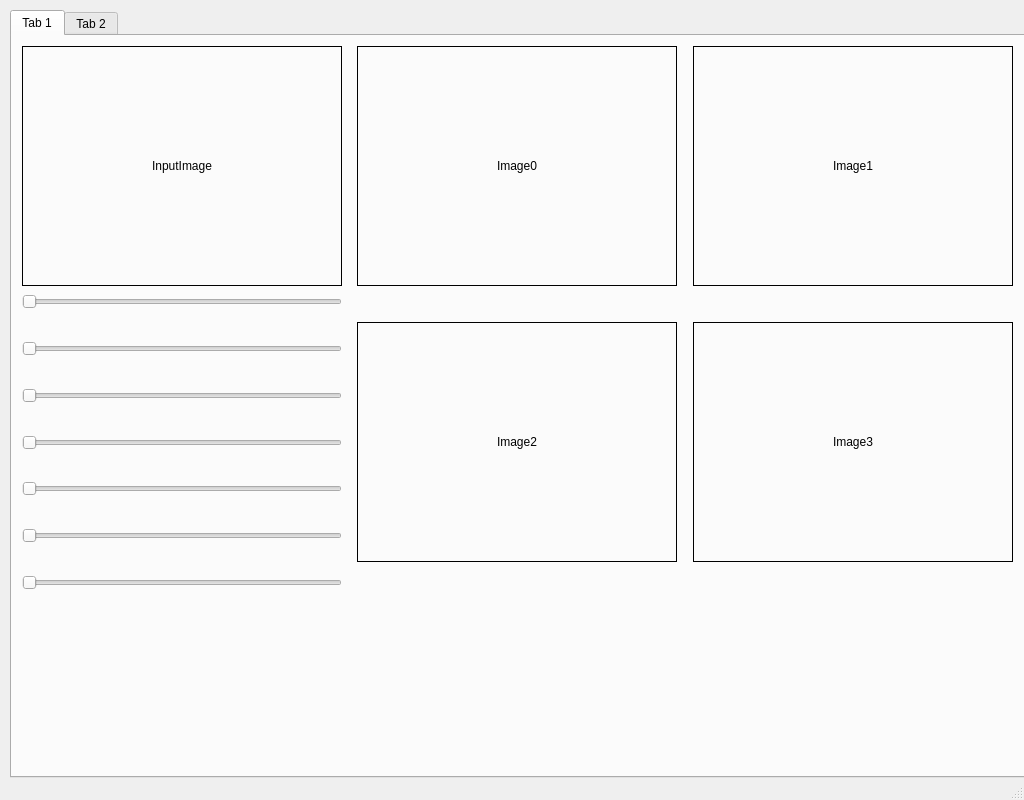
<?xml version="1.0" encoding="UTF-8"?>
<ui version="4.0">
 <class>MainWindow</class>
 <widget class="QMainWindow" name="MainWindow">
  <property name="geometry">
   <rect>
    <x>0</x>
    <y>0</y>
    <width>1024</width>
    <height>800</height>
   </rect>
  </property>
  <property name="windowTitle">
   <string>MainWindow</string>
  </property>
  <widget class="QWidget" name="centralwidget">
   <widget class="QTabWidget" name="tabWidget">
    <property name="geometry">
     <rect>
      <x>10</x>
      <y>10</y>
      <width>1024</width>
      <height>768</height>
     </rect>
    </property>
    <property name="minimumSize">
     <size>
      <width>1000</width>
      <height>600</height>
     </size>
    </property>
    <property name="currentIndex">
     <number>0</number>
    </property>
    <widget class="QWidget" name="tab">
     <attribute name="title">
      <string>Tab 1</string>
     </attribute>
     <widget class="QWidget" name="verticalLayoutWidget">
      <property name="geometry">
       <rect>
        <x>10</x>
        <y>10</y>
        <width>991</width>
        <height>547</height>
       </rect>
      </property>
      <layout class="QVBoxLayout" name="verticalLayout">
       <item>
        <spacer name="verticalSpacer_10">
         <property name="orientation">
          <enum>Qt::Vertical</enum>
         </property>
         <property name="sizeHint" stdset="0">
          <size>
           <width>20</width>
           <height>40</height>
          </size>
         </property>
        </spacer>
       </item>
       <item>
        <layout class="QHBoxLayout" name="horizontalLayout_4">
         <item>
          <widget class="QLabel" name="inputImage">
           <property name="minimumSize">
            <size>
             <width>320</width>
             <height>240</height>
            </size>
           </property>
           <property name="maximumSize">
            <size>
             <width>320</width>
             <height>240</height>
            </size>
           </property>
           <property name="frameShape">
            <enum>QFrame::Box</enum>
           </property>
           <property name="text">
            <string>InputImage</string>
           </property>
           <property name="alignment">
            <set>Qt::AlignCenter</set>
           </property>
          </widget>
         </item>
         <item>
          <spacer name="horizontalSpacer_3">
           <property name="orientation">
            <enum>Qt::Horizontal</enum>
           </property>
           <property name="sizeHint" stdset="0">
            <size>
             <width>40</width>
             <height>20</height>
            </size>
           </property>
          </spacer>
         </item>
         <item>
          <widget class="QLabel" name="image0">
           <property name="sizePolicy">
            <sizepolicy hsizetype="Expanding" vsizetype="MinimumExpanding">
             <horstretch>0</horstretch>
             <verstretch>0</verstretch>
            </sizepolicy>
           </property>
           <property name="minimumSize">
            <size>
             <width>320</width>
             <height>240</height>
            </size>
           </property>
           <property name="maximumSize">
            <size>
             <width>320</width>
             <height>240</height>
            </size>
           </property>
           <property name="frameShape">
            <enum>QFrame::Box</enum>
           </property>
           <property name="text">
            <string>Image0</string>
           </property>
           <property name="alignment">
            <set>Qt::AlignCenter</set>
           </property>
          </widget>
         </item>
         <item>
          <spacer name="horizontalSpacer_2">
           <property name="orientation">
            <enum>Qt::Horizontal</enum>
           </property>
           <property name="sizeHint" stdset="0">
            <size>
             <width>40</width>
             <height>20</height>
            </size>
           </property>
          </spacer>
         </item>
         <item>
          <widget class="QLabel" name="image1">
           <property name="minimumSize">
            <size>
             <width>320</width>
             <height>240</height>
            </size>
           </property>
           <property name="maximumSize">
            <size>
             <width>320</width>
             <height>240</height>
            </size>
           </property>
           <property name="frameShape">
            <enum>QFrame::Box</enum>
           </property>
           <property name="text">
            <string>Image1</string>
           </property>
           <property name="alignment">
            <set>Qt::AlignCenter</set>
           </property>
          </widget>
         </item>
        </layout>
       </item>
       <item>
        <spacer name="verticalSpacer_3">
         <property name="orientation">
          <enum>Qt::Vertical</enum>
         </property>
         <property name="sizeHint" stdset="0">
          <size>
           <width>20</width>
           <height>40</height>
          </size>
         </property>
        </spacer>
       </item>
       <item>
        <layout class="QHBoxLayout" name="horizontalLayout_3">
         <item>
          <layout class="QVBoxLayout" name="verticalLayout_2">
           <item>
            <widget class="QSlider" name="c1Lower">
             <property name="minimumSize">
              <size>
               <width>320</width>
               <height>20</height>
              </size>
             </property>
             <property name="maximumSize">
              <size>
               <width>320</width>
               <height>20</height>
              </size>
             </property>
             <property name="orientation">
              <enum>Qt::Horizontal</enum>
             </property>
            </widget>
           </item>
           <item>
            <spacer name="verticalSpacer_5">
             <property name="orientation">
              <enum>Qt::Vertical</enum>
             </property>
             <property name="sizeHint" stdset="0">
              <size>
               <width>20</width>
               <height>40</height>
              </size>
             </property>
            </spacer>
           </item>
           <item>
            <widget class="QSlider" name="c1Upper">
             <property name="minimumSize">
              <size>
               <width>320</width>
               <height>20</height>
              </size>
             </property>
             <property name="maximumSize">
              <size>
               <width>320</width>
               <height>20</height>
              </size>
             </property>
             <property name="orientation">
              <enum>Qt::Horizontal</enum>
             </property>
            </widget>
           </item>
           <item>
            <spacer name="verticalSpacer_4">
             <property name="orientation">
              <enum>Qt::Vertical</enum>
             </property>
             <property name="sizeHint" stdset="0">
              <size>
               <width>20</width>
               <height>40</height>
              </size>
             </property>
            </spacer>
           </item>
           <item>
            <widget class="QSlider" name="c2Lower">
             <property name="minimumSize">
              <size>
               <width>320</width>
               <height>20</height>
              </size>
             </property>
             <property name="maximumSize">
              <size>
               <width>320</width>
               <height>20</height>
              </size>
             </property>
             <property name="orientation">
              <enum>Qt::Horizontal</enum>
             </property>
            </widget>
           </item>
           <item>
            <spacer name="verticalSpacer_6">
             <property name="orientation">
              <enum>Qt::Vertical</enum>
             </property>
             <property name="sizeHint" stdset="0">
              <size>
               <width>20</width>
               <height>40</height>
              </size>
             </property>
            </spacer>
           </item>
           <item>
            <widget class="QSlider" name="c2Upper">
             <property name="minimumSize">
              <size>
               <width>320</width>
               <height>20</height>
              </size>
             </property>
             <property name="maximumSize">
              <size>
               <width>320</width>
               <height>20</height>
              </size>
             </property>
             <property name="orientation">
              <enum>Qt::Horizontal</enum>
             </property>
            </widget>
           </item>
           <item>
            <spacer name="verticalSpacer_7">
             <property name="orientation">
              <enum>Qt::Vertical</enum>
             </property>
             <property name="sizeHint" stdset="0">
              <size>
               <width>20</width>
               <height>40</height>
              </size>
             </property>
            </spacer>
           </item>
           <item>
            <widget class="QSlider" name="c3Lower">
             <property name="minimumSize">
              <size>
               <width>320</width>
               <height>20</height>
              </size>
             </property>
             <property name="maximumSize">
              <size>
               <width>320</width>
               <height>20</height>
              </size>
             </property>
             <property name="orientation">
              <enum>Qt::Horizontal</enum>
             </property>
            </widget>
           </item>
           <item>
            <spacer name="verticalSpacer_8">
             <property name="orientation">
              <enum>Qt::Vertical</enum>
             </property>
             <property name="sizeHint" stdset="0">
              <size>
               <width>20</width>
               <height>40</height>
              </size>
             </property>
            </spacer>
           </item>
           <item>
            <widget class="QSlider" name="c3Upper">
             <property name="minimumSize">
              <size>
               <width>320</width>
               <height>20</height>
              </size>
             </property>
             <property name="maximumSize">
              <size>
               <width>320</width>
               <height>20</height>
              </size>
             </property>
             <property name="orientation">
              <enum>Qt::Horizontal</enum>
             </property>
            </widget>
           </item>
           <item>
            <spacer name="verticalSpacer_9">
             <property name="orientation">
              <enum>Qt::Vertical</enum>
             </property>
             <property name="sizeHint" stdset="0">
              <size>
               <width>20</width>
               <height>40</height>
              </size>
             </property>
            </spacer>
           </item>
           <item>
            <widget class="QSlider" name="colorSelect">
             <property name="minimumSize">
              <size>
               <width>320</width>
               <height>20</height>
              </size>
             </property>
             <property name="maximumSize">
              <size>
               <width>320</width>
               <height>20</height>
              </size>
             </property>
             <property name="orientation">
              <enum>Qt::Horizontal</enum>
             </property>
            </widget>
           </item>
          </layout>
         </item>
         <item>
          <spacer name="horizontalSpacer_5">
           <property name="orientation">
            <enum>Qt::Horizontal</enum>
           </property>
           <property name="sizeHint" stdset="0">
            <size>
             <width>40</width>
             <height>20</height>
            </size>
           </property>
          </spacer>
         </item>
         <item>
          <widget class="QLabel" name="image2">
           <property name="minimumSize">
            <size>
             <width>320</width>
             <height>240</height>
            </size>
           </property>
           <property name="maximumSize">
            <size>
             <width>320</width>
             <height>240</height>
            </size>
           </property>
           <property name="frameShape">
            <enum>QFrame::Box</enum>
           </property>
           <property name="text">
            <string>Image2</string>
           </property>
           <property name="alignment">
            <set>Qt::AlignCenter</set>
           </property>
          </widget>
         </item>
         <item>
          <spacer name="horizontalSpacer_4">
           <property name="orientation">
            <enum>Qt::Horizontal</enum>
           </property>
           <property name="sizeHint" stdset="0">
            <size>
             <width>40</width>
             <height>20</height>
            </size>
           </property>
          </spacer>
         </item>
         <item>
          <widget class="QLabel" name="image3">
           <property name="minimumSize">
            <size>
             <width>320</width>
             <height>240</height>
            </size>
           </property>
           <property name="maximumSize">
            <size>
             <width>320</width>
             <height>240</height>
            </size>
           </property>
           <property name="frameShape">
            <enum>QFrame::Box</enum>
           </property>
           <property name="text">
            <string>Image3</string>
           </property>
           <property name="alignment">
            <set>Qt::AlignCenter</set>
           </property>
          </widget>
         </item>
        </layout>
       </item>
      </layout>
     </widget>
    </widget>
    <widget class="QWidget" name="tab_2">
     <attribute name="title">
      <string>Tab 2</string>
     </attribute>
    </widget>
   </widget>
  </widget>
  <widget class="QMenuBar" name="menubar">
   <property name="geometry">
    <rect>
     <x>0</x>
     <y>0</y>
     <width>1024</width>
     <height>25</height>
    </rect>
   </property>
  </widget>
  <widget class="QStatusBar" name="statusbar"/>
 </widget>
 <resources/>
 <connections/>
</ui>
